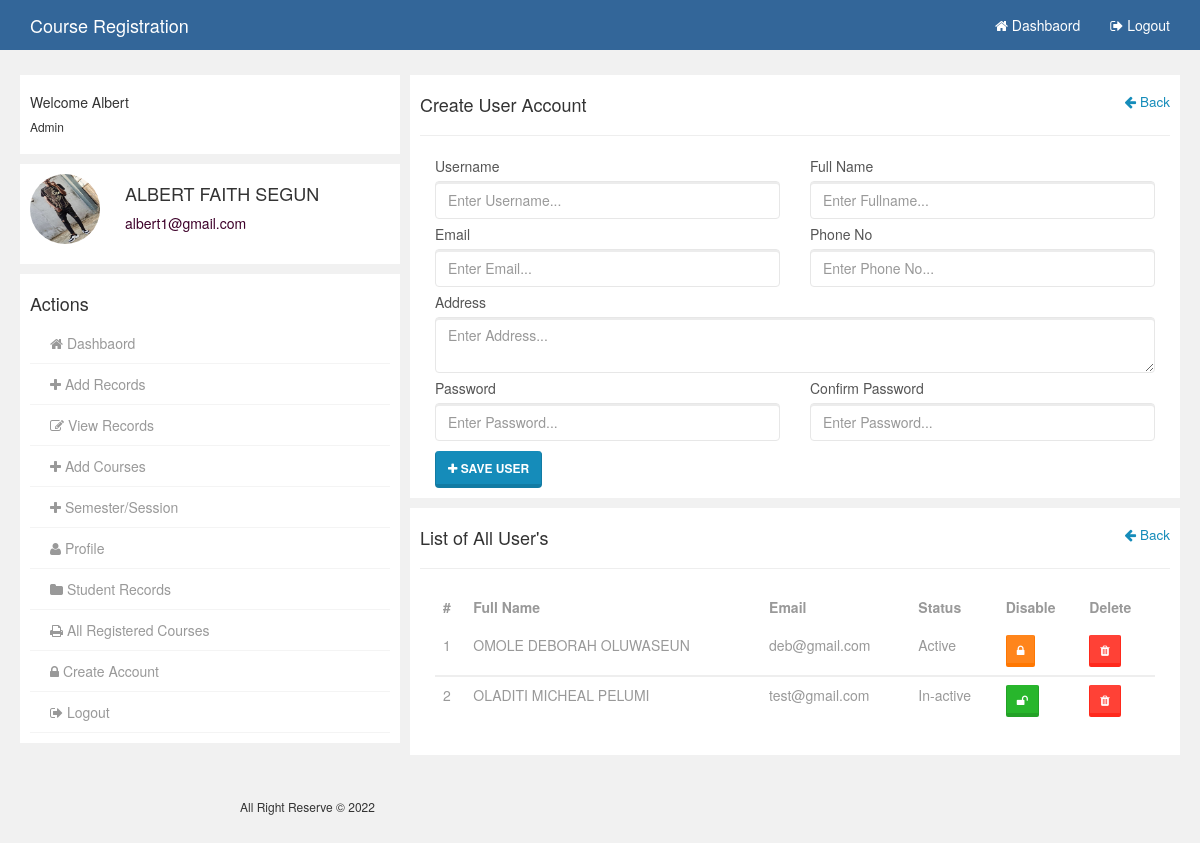
The app's page /admin/create_user.php (signed in) with its own data.
### tables this page shows
CREATE TABLE IF NOT EXISTS `tbluser` (
  `username` varchar(50) NOT NULL,
  `fullname` varchar(100) NOT NULL,
  `email` varchar(50) NOT NULL,
  `phone` varchar(50) NOT NULL,
  `address` varchar(500) NOT NULL,
  `password` varchar(255) NOT NULL,
  `picture` varchar(255) NOT NULL,
  `status` varchar(15) NOT NULL,
  `usertype` varchar(15) NOT NULL,
  PRIMARY KEY (`username`)
);

### admin/create_user.php (the view, shortened to what this page needs)
<?php
    include_once('includes/config.php');
?>
<!DOCTYPE html>
<html>
<head>
    <link href="../SpryAssets/SpryValidationTextField.css" rel="stylesheet" type="text/css">
</head>
<body>
    <?php include_once('includes/nav.php') ?>
    <section class="container-wrap">
        <div class="container wrap">
            <div class="row">
                <div class="col-md-4 col">
                   <?php include_once('includes/leftside.php') ?>
                </div>
                <div class="col-md-8 col">
                    <div class="gist-status">
                        <div class="row" style="margin: 0px;">
                            <h4>Create User Account<small><a href="dashboard.php"><span class="pull-right"><i class="fa fa-arrow-left"></i>   Back</span></a></small></h4>
                            <hr>
                            <div class="form-group">
                                <form action="create_user.php" method="POST">
                                    <div class="col-sm-6">
                                        <div class="form-body">
                                            <span id="sprytextfield1">
                                              <label for="username">Username</label>
                                              <input type="text" name="username" id="username" class="form-control" placeholder="Enter Username...">
                                            </span>
                                        </div>
                                    </div>
                                    <div class="col-sm-6">
                                        <div class="form-body">
                                            <span id="sprytextfield2">
                                              <label for="fullname">Full Name</label>
                                              <input type="text" name="fullname" id="fullname" class="form-control" placeholder="Enter Fullname...">
                                            </span>
                                        </div>
                                    </div>
                                    <div class="col-sm-6">
                                        <div class="form-body">
                                            <span id="sprytextfield3">
                                              <label for="email">Email</label>
                                              <input type="email" name="email" id="email" class="form-control" placeholder="Enter Email...">
                                            </span>
                                        </div>
                                    </div>
                                    <div class="col-sm-6">
                                        <div class="form-body">
                                            <label for="phone">Phone No</label>
                                            <input type="text" name="phone" id="phone" class="form-control" maxlength="11" placeholder="Enter Phone No...">
                                        </div>
                                    </div>
                                    <div class="col-sm-12">
                                        <div class="form-body">
                                            <label for="address">Address</label>
                                            <textarea type="text" name="address" id="address" class="form-control" placeholder="Enter Address..."></textarea>
                                        </div>
                                    </div>
                                    <div class="col-sm-6">
                                        <div class="form-body">
                                            <span id="sprytextfield4">
                                              <label for="password">Password</label>
                                              <input type="password" name="password" id="password" class="form-control" placeholder="Enter Password...">
                                            </span>
                                        </div>
                                    </div>
                                    <div class="col-sm-6">
                                        <div class="form-body">
                                            <span id="sprytextfield5">
                                              <label for="password2">Confirm Password</label>
                                              <input type="password" name="password2" id="password2" class="form-control" placeholder="Enter Password...">
                                            </span>
                                        </div>
                                    </div>
                                    <div class="col-sm-12">
                                        <button style="margin-top: 5px;" class="btn btn-primary" type="submit" name="btn_save"><i class="fa fa-plus"></i> Save User</button>
                                    </div>
                                </form>
                            </div>
                        </div>
                    </div>
                    <div class="gist-status">
                        <div class="row" style="margin: 0px;">
                            <h4>List of All User's<small><a href="dashboard.php"><span class="pull-right"><i class="fa fa-arrow-left"></i>   Back</span></a></small></h4>
                            <hr>
                            <div class="col-md-12">
                                <div class="table-responsive">
                                    <table class="table" style="color: #999">
                                        <thead>
                                            <tr>
                                                <th>#</th>
                                                <th>Full Name</th>
                                                <th>Email</th>
                                                <th>Status</th>
                                                <th>Disable</th>
                                                <th>Delete</th>
                                            </tr>
                                        </thead>
                                        <?php
                                            $i = 0;
                                            $sql = "SELECT * FROM tbluser WHERE username != '{$_SESSION['username']}' AND usertype = 'Admin' ORDER BY username ASC";
                                            $query_result = mysqli_query($conn, $sql);
                                            $result = mysqli_num_rows($query_result);
                                            if($result > 0){
                                                while($row = mysqli_fetch_array($query_result)){
                                                    $i++;
                                        ?>
                                        <tbody>
                                            <tr>
                                                <td><?php echo $i; ?></td>
                                                <td><?php echo $row['fullname']; ?></td>
                                                <td><?php echo $row['email']; ?></td>
                                                <td><?php echo $row['status']; ?></td>
                                                <td>
                                                    <form action="create_user.php" method="POST">
                                                    <?php if($row['status'] == "Active"): ?>
                                                        <span style="color: red; font-size: 16px;"><button type="submit" class="btn btn-warning btn-sm" name="btn_disable" onclick="return confirm('Disable this account?')"><i class="fa fa-lock"></i></span></button>
                                                    <?php elseif($row['status'] == "In-active"): ?>
                                                        <span style="color: red; font-size: 16px;"><button type="submit" class="btn btn-success btn-sm" name="btn_undisable" onclick="return confirm('Activate this account?')"><i class="fa fa-unlock"></i></span></button>
                                                    <?php endif; ?>
                                                    </form>
                                                </td>
                                                <td>
                                                    <form action="create_user.php" method="POST">
                                                        <span style="color: red; font-size: 16px;"><button type="submit" class="btn btn-danger btn-sm" name="btn_delete" onclick="return confirm('Delete this Record?')"><i class="fa fa-trash"></i></span></button>
                                                    </form>
                                                </td>
                                            </tr>
                                            <?php
                                                }
                                            }
                                            ?>
                                        </tbody>
                                    </table>
                                </div>
                            </div>
                        </div>
                </div>
            </div>
        </div>
    </section>
    <?php include_once('includes/footer.php') ?>
</body>
</html>

### assets/css/user.css (style rules this page uses)
body { background:rgb(241,241,241); }
.container-wrap { margin-top: 70px; }
.col { padding:5px; }
.gist-status { padding:10px; background:#fff; margin-bottom: 10px; }
.form-body { margin-bottom:5px; }

### records on screen
tbluser: fullname "OMOLE DEBORAH OLUWASEUN", email "deb@gmail.com", status "Active"
tbluser: fullname "OLADITI MICHEAL PELUMI", email "test@gmail.com", status "In-active"

### other values on screen
$_SESSION['username'] "Albert"
$_SESSION['fullname'] "ALBERT FAITH SEGUN"
$_SESSION['email'] "albert1@gmail.com"
